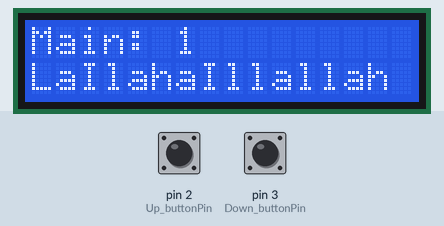
A sketch run on a simulated Arduino Uno, built with avr-gcc and run on an emulated ATmega328P. Parts: 16×2 character LCD. Inputs (shaded band) come from the test bench; at power-on: pin 2 (Up_buttonPin) HIGH, pin 3 (Down_buttonPin) HIGH.

Above: at 1.2 s.
1.3 s: pin 2 (Up_buttonPin) pulled LOW for 0.15 s
At 1.9 s:
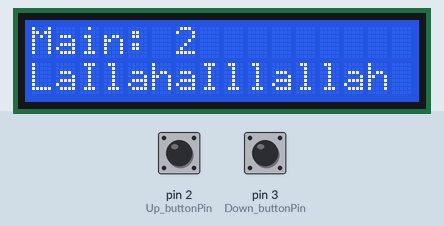
2.9 s: pin 2 (Up_buttonPin) pulled LOW for 1 s
At 4.3 s:
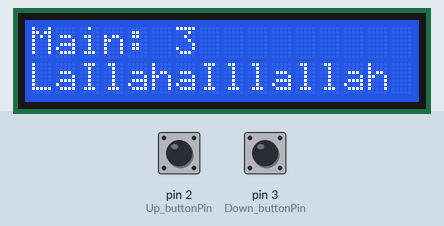
Timing chart, 0 to 5.9 s (numbered marks = the images above; inputs shaded):
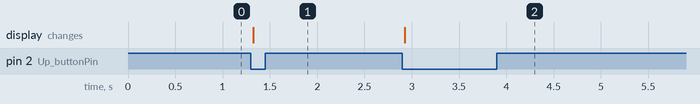

The sketch:

Tap_Counter.ino
```cpp
#include <Wire.h>
#include <LiquidCrystal_I2C.h>

LiquidCrystal_I2C lcd(0x27, 16, 2);  // 16 chars, 2 lines

const int Up_buttonPin = 2;
const int Down_buttonPin = 3;

int buttonPushCounter = 1;  // Start at 1
int resetCounter = 1;       // Cycle: 1 → 2 → 3 → 1 ...

int up_buttonState = 0;
int up_lastButtonState = 0;

int down_buttonState = 0;
int down_lastButtonState = 0;

void setup() {
  Serial.begin(9600);
  pinMode(Up_buttonPin, INPUT_PULLUP);
  pinMode(Down_buttonPin, INPUT_PULLUP);

  lcd.init();
  lcd.backlight();
  displayMainCounter();
}

void loop() {
  checkUp();
  checkDown();
}

void checkUp() {
  up_buttonState = digitalRead(Up_buttonPin);

  if (up_buttonState != up_lastButtonState) {
    if (up_buttonState == LOW) {
      buttonPushCounter++;

      if (buttonPushCounter > 100) {
        buttonPushCounter = 1;
        resetCounter++;
        if (resetCounter > 3) {
          resetCounter = 1;
        }
      }

      displayMainCounter();
    }
    delay(50);  // debounce
  }
  up_lastButtonState = up_buttonState;
}

void checkDown() {
  down_buttonState = digitalRead(Down_buttonPin);

  if (down_buttonState != down_lastButtonState) {
    if (down_buttonState == LOW) {
      buttonPushCounter--;
      if (buttonPushCounter < 1) {
        buttonPushCounter = 1;
      }
      displayMainCounter();
    }
    delay(50);  // debounce
  }
  down_lastButtonState = down_buttonState;
}

void displayMainCounter() {
  lcd.clear();
  lcd.setCursor(0, 0);
  lcd.print("Main: ");
  lcd.print(buttonPushCounter);

  lcd.setCursor(0, 1);
  if (resetCounter == 1) {
    lcd.print("LaIlahaIllallah");
  } else if (resetCounter == 2) {
    lcd.print("Astaghfirullah");
  } else if (resetCounter == 3) {
    lcd.print("LaHaulaWalakuata");
  }
}
```

Measured:
- after the input at 1.3 s, the display: changes at once (image 1)
- after the input at 2.9 s, the display: changes at once (image 2)
